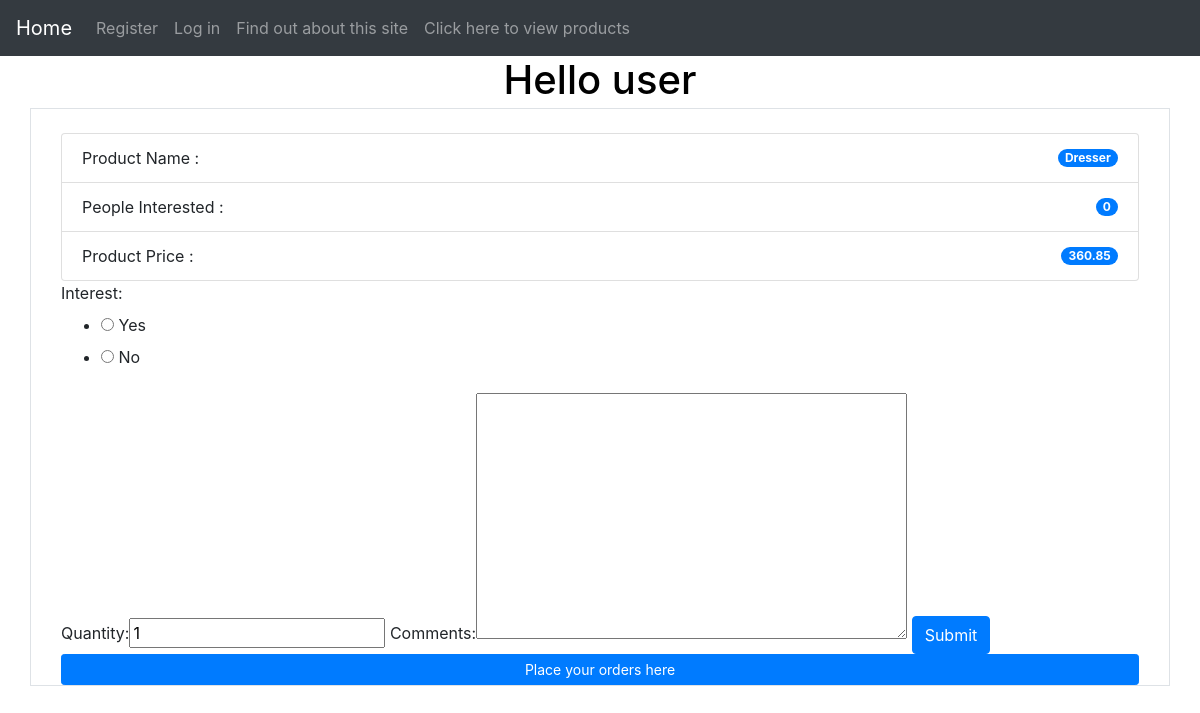
Page /myapp/productdetail/9/ on the committed database.
### myapp/models.py (models this page shows, shortened)
class Product(models.Model):
    category = models.ForeignKey(Category, related_name='products',on_delete=models.CASCADE)
    name = models.CharField(max_length=200)
    price = models.DecimalField(max_digits=10, decimal_places=2)
    stock = models.PositiveIntegerField(default=100, validators=[MaxValueValidator(1000), MinValueValidator(0)])
    available = models.BooleanField(default=True)
    description = models.TextField(blank=True, default='')
    interested = models.PositiveIntegerField(default=0)

### myapp/views.py (the view)
# urls.py: path(r'productdetail/<int:prod_id>/',views.productdetail,name = 'productdetail'),
def productdetail(request,prod_id):
    product = (Product.objects.get(id=prod_id))
    msg = ''
    form = InterestForm()
    return render(request,'myapp/productdetails.html', {'product': product, 'form':form, 'msg':msg})

### myapp/forms.py
class InterestForm(forms.Form):
    interest = forms.IntegerField(widget=forms.RadioSelect(choices=[(1, 'Yes'),(0, 'No')]))
    quantity = forms.IntegerField(initial=1, min_value=1, label='Quantity')
    comments = forms.CharField(widget=forms.Textarea, required=False)

### myapp/templates/myapp/productdetails.html (shortened to what this page needs)
<!DOCTYPE html>
<html lang="en">
<head>
</head>
<body>
{% extends 'myapp/base.html' %}
{% block body_block %}
    {% load bootstrap %}
    {% if product %}
        <div class="container">
        <ul class="list-group">
  <li class="list-group-item d-flex justify-content-between align-items-center">
    Product Name :
    <span class="badge badge-primary badge-pill">{{ product.name }}</span>
  </li>
  <li class="list-group-item d-flex justify-content-between align-items-center">
    People Interested :
    <span class="badge badge-primary badge-pill">{{ product.interested }}</span>
  </li>
  <li class="list-group-item d-flex justify-content-between align-items-center">
    Product Price :
    <span class="badge badge-primary badge-pill">{{ product.price }}</span>
  </li>
</ul>
        </div>
{% else %}
    <strong>There are no available products!</strong>
{% endif %}
    <div class="container">
    <form action="/order_interest_response/{{ product.id }}/" method="post">
    {{ form|bootstrap_horizontal:'col-sm-2' }}
    <input type="submit" value="Submit" class="btn btn-primary">
    </form>
    <a href="{% url 'myapp:place order'  %}" class="btn btn-primary btn-sm btn-block" role="button">Place your orders here</a>
    </div>
{% endblock %}

### rows in the picture
Product: name "Dresser", interested "0", price "360.85"

### other values in the picture
{{ 'user' }} "user"
